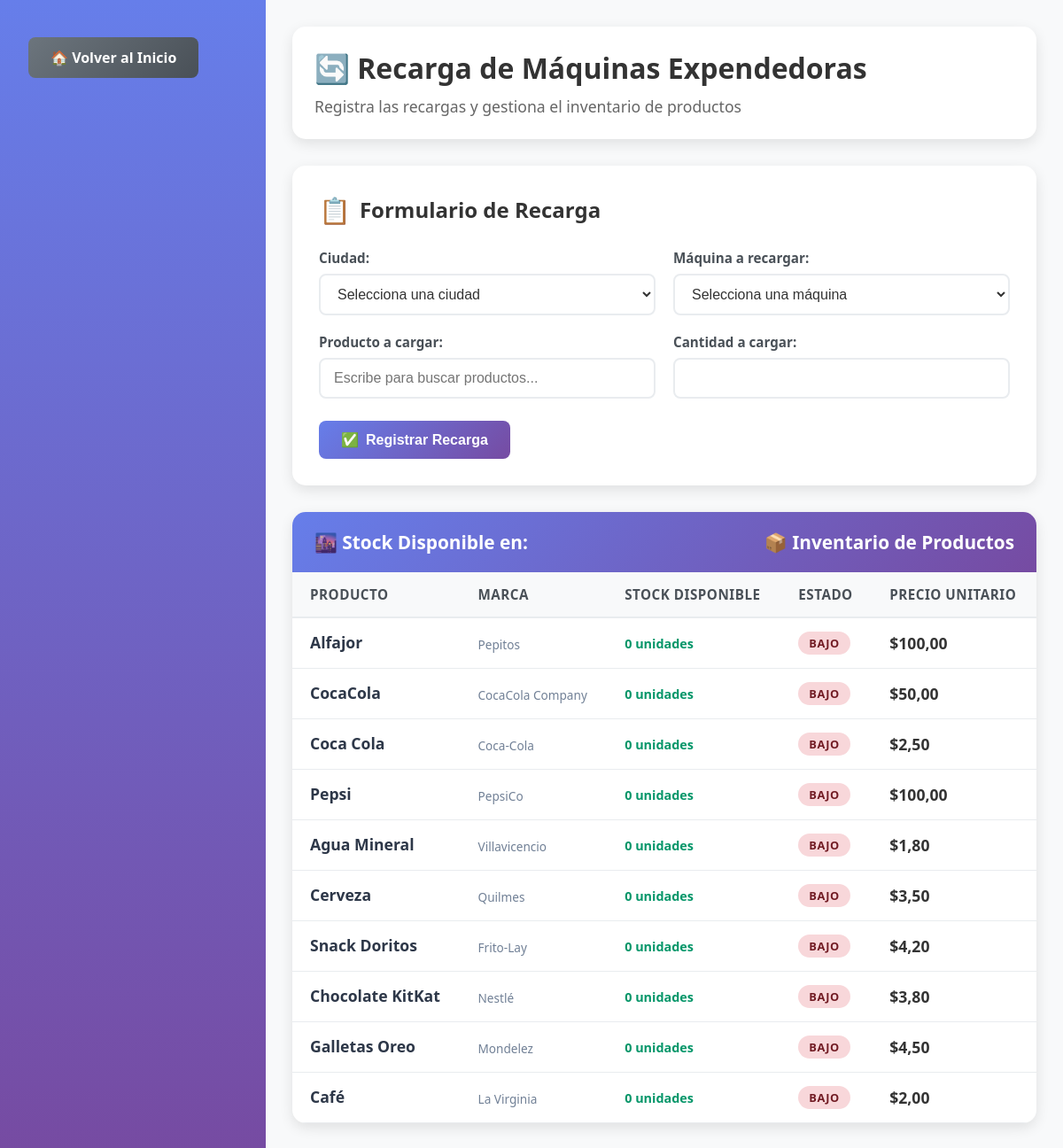
/main/actualizarStock (signed in), run on the app's committed database.
### first/models.py (models this page shows, shortened)
class Producto(models.Model):
    id = models.AutoField(primary_key=True)
    nombre = models.CharField(max_length=200)
    marca = models.CharField(max_length=100)
    precioUnitario = models.DecimalField(max_digits=10, decimal_places=2)

### first/views.py (the view)
    def wrapper(request, *args, **kwargs):
        if not is_authenticated(request):
            return redirect('login')
        return view_func(request, *args, **kwargs)

### first/views.py (called while the page is built, shortened)
def is_authenticated(request):
    return 'user_id' in request.session

def require_auth(view_func):
    def wrapper(request, *args, **kwargs):
        if not is_authenticated(request):
            return redirect('login')
        return view_func(request, *args, **kwargs)
    return wrapper

@require_auth
def actualizarStock(request):
    ciudad_id = request.GET.get('ciudad')
    ciudad = Ciudad.objects.filter(id=ciudad_id).first()
    context = {
        'maquinas': Maquina.objects.all(),
        'productos': Producto.objects.all(),
        'usuarios': Usuario.objects.all(),
        'ciudades': Ciudad.objects.all(),
        'ciudad_seleccionada': int(ciudad_id) if ciudad else None,
        'ciudad': ciudad,  # Agregar la ciudad al contexto
    }
    for producto in context['productos']:
        if ciudad:
            producto.stock = StockCiudad.objects.filter(producto=producto, ciudad=ciudad).first()
        else:
            producto.stock = None
    return render(request, 'actualizarStock.html', context,)

### first/templates/actualizarStock.html (shortened to what this page needs)
{% load static %}
<!DOCTYPE html>
<html lang="es">
<head>
    <link rel="stylesheet" href="{% static 'actualizarStock.css' %}">
</head>
<body>
    <div class="main-container">
        <div class="sidebar">
            <div class="sidebar-header">
                <a href="{% url 'index' %}" class="btn btn-secondary back-home-btn">
                    <span>🏠</span>
                    <span>Volver al Inicio</span>
                </a>
            </div>
        </div>
        <div class="main-content">
            <div class="content-header">
                <h1>🔄 Recarga de Máquinas Expendedoras</h1>
                <p>Registra las recargas y gestiona el inventario de productos</p>
            </div>
            <div class="form-container">
                <div class="form-title">Formulario de Recarga</div>
                <form method="POST">
                    <div class="form-grid">
                        <div class="form-group">
                            <label for="ciudad">Ciudad:</label>
                            <select name="ciudad" id="ciudad" onchange="location.href='?ciudad='+this.value" required>
                                <option value="">Selecciona una ciudad</option>
                            </select>
                        </div>
                        <div class="form-group">
                            <label for="maquina">Máquina a recargar:</label>
                            <select name="maquina" id="maquina" required>
                                <option value="">Selecciona una máquina</option>
                            </select>
                        </div>
                        <div class="form-group">
                            <label for="producto">Producto a cargar:</label>
                            <div class="search-container">
                                <input type="text" id="producto-search" placeholder="Escribe para buscar productos..." autocomplete="off">
                            </div>
                        </div>
                        <div class="form-group">
                            <label for="cantidad">Cantidad a cargar:</label>
                            <input type="number" name="cantidad" id="cantidad" min="1" required>
                        </div>
                    </div>
                    <div class="button-group">
                        <button type="submit" class="btn">
                            <span>✅</span>
                            <span>Registrar Recarga</span>
                        </button>
                    </div>
                </form>
            </div>
            <div class="products-section">
                <div class="products-header">
                    <div class="products-title"  >🌆 Stock Disponible en: {{ ciudad.nombre }}</div>
                    <div>
                        <div class="products-title">📦 Inventario de Productos</div>
                    </div>
                </div>
                {% if productos %}
                    <table class="products-table">
                        <thead>
                            <tr>
                                <th>Producto</th>
                                <th>Marca</th>
                                <th>Stock Disponible</th>
                                <th>Estado</th>
                                <th>Precio Unitario</th>
                            </tr>
                        </thead>
                        <tbody>
                            {% for producto in productos %}
                                <tr>
                                    <td>
                                        <div class="product-name">{{ producto.nombre }}</div>
                                    </td>
                                    <td>
                                        <div class="product-brand">{{ producto.marca }}</div>
                                    </td>
                                    <td>
                                        <div class="stock-amount
                                            {% if producto.stock.cantidadDisponible > 50 %}stock-high
                                            {% elif producto.stock.cantidadDisponible > 20 %}stock-medium
                                            {% else %}stock-low{% endif %}">
                                            {{ producto.stock.cantidadDisponible|default:0 }} unidades
                                        </div>
                                    </td>
                                    <td>
                                        {% if producto.stock.cantidadDisponible > 50 %}
                                            <span class="stock-status status-high">Alto</span>
                                        {% elif producto.stock.cantidadDisponible > 20 %}
                                            <span class="stock-status status-medium">Medio</span>
                                        {% else %}
                                            <span class="stock-status status-low">Bajo</span>
                                        {% endif %}
                                    </td>
                                    <td>
                                        <div class="price">${{ producto.precioUnitario }}</div>
                                    </td>
                                </tr>
                            {% endfor %}
                        </tbody>
                    </table>
                {% else %}
                    <div class="empty-state">
                        <div class="icon">📦</div>
                        <h3>No hay productos disponibles</h3>
                        <p>Agrega productos al sistema para comenzar a gestionar el inventario.</p>
                    </div>
                {% endif %}
            </div>
        </div>
    </div>
</body>
</html>

### first/static/actualizarStock.css (style rules this page uses)
* { margin: 0; padding: 0; box-sizing: border-box; }
body { font-family: 'Segoe UI', Tahoma, Geneva, Verdana, sans-serif; background: linear-gradient(135deg, #667eea 0%, #764ba2 100%); min-height: 100vh; color: #333; }
.main-container { display: flex; min-height: 100vh; }
.sidebar { width: 300px; background: linear-gradient(180deg, #667eea 0%, #764ba2 100%); color: white; padding: 30px 20px; display: flex; flex-direction: column; justify-content: flex-start; align-items: center; text-align: center; bottom: initial; box-shadow: 2px 0 10px rgba(0,0,0,0.1); }
.sidebar-header { width: 100%; display: flex; justify-content: flex-start; position: relative; top: 0; left: 0; padding: 0 0 20px 0; z-index: 10; }
.main-content { flex: 1; padding: 30px; background: #f8f9fa; overflow-y: auto; }
.content-header { background: white; padding: 25px; border-radius: 15px; margin-bottom: 30px; box-shadow: 0 5px 15px rgba(0,0,0,0.1); }
.content-header h1 { color: #333; font-size: 2rem; margin-bottom: 10px; font-weight: 600; }
.content-header p { color: #666; font-size: 1.1rem; }
.form-container { background: white; padding: 30px; border-radius: 15px; margin-bottom: 30px; box-shadow: 0 5px 15px rgba(0,0,0,0.1); }
.form-title { display: flex; align-items: center; margin-bottom: 25px; color: #333; font-size: 1.5rem; font-weight: 600; }
.form-title::before { content: "📋"; margin-right: 10px; font-size: 1.8rem; }
.form-grid { display: grid; grid-template-columns: repeat(auto-fit, minmax(280px, 1fr)); gap: 20px; margin-bottom: 25px; }
.form-group { margin-bottom: 0; }
.form-group label { display: block; margin-bottom: 8px; font-weight: 600; color: #495057; font-size: 0.95rem; }
.form-group select, .form-group input[type="number"] { width: 100%; padding: 12px 15px; border: 2px solid #e9ecef; border-radius: 8px; font-size: 1rem; transition: all 0.3s ease; background: white; color: #333; }
.button-group { display: flex; gap: 15px; flex-wrap: wrap; }
.btn { background: linear-gradient(135deg, #667eea 0%, #764ba2 100%); color: white; padding: 12px 25px; border: none; border-radius: 8px; cursor: pointer; font-size: 1rem; font-weight: 600; transition: all 0.3s ease; text-decoration: none; display: inline-flex; align-items: center; gap: 8px; }
.btn-secondary { background: linear-gradient(135deg, #6c757d 0%, #495057 100%); }
.back-home-btn { position: absolute; top: 12px; left: 12px; z-index: 9999; display: initial; align-items: center; gap: 8px; }
.products-section { background: white; border-radius: 15px; overflow: hidden; box-shadow: 0 5px 15px rgba(0,0,0,0.1); }
.products-header { background: linear-gradient(135deg, #667eea 0%, #764ba2 100%); color: white; padding: 20px 25px; display: flex; justify-content: space-between; align-items: center; }
.products-title { font-size: 1.3rem; font-weight: 600; }
.products-table { width: 100%; border-collapse: collapse; }
.products-table thead { background: #f8f9fa; border-bottom: 2px solid #e9ecef; }
.products-table th { padding: 15px 20px; text-align: left; font-weight: 600; color: #495057; font-size: 0.95rem; text-transform: uppercase; letter-spacing: 0.5px; }
.products-table td { padding: 15px 20px; border-bottom: 1px solid #e9ecef; vertical-align: middle; }
.product-name { font-weight: 600; color: #333; font-size: 1.1rem; }
.product-brand { color: #6c757d; font-size: 0.9rem; margin-top: 3px; }
.stock-amount { font-weight: 600; font-size: 1.1rem; }
.stock-low { color: #dc3545; }
.stock-status { display: inline-block; padding: 4px 12px; border-radius: 20px; font-size: 0.8rem; font-weight: 600; text-transform: uppercase; letter-spacing: 0.5px; }
.status-low { background: #f8d7da; color: #721c24; }
.price { font-weight: 600; color: #333; font-size: 1.1rem; }
.search-container { position: relative; width: 100%; }
#producto-search { width: 100%; padding: 12px 15px; border: 2px solid #e9ecef; border-radius: 8px; font-size: 1rem; transition: all 0.3s ease; background: white; color: #333; }
.product-name { font-weight: 600; color: #2d3748; margin-bottom: 2px; }
.product-brand { font-size: 0.85rem; color: #718096; }
.stock-amount { font-weight: 600; color: #059669; font-size: 0.9rem; }
.form-container, .products-section { animation: fadeIn 0.5s ease-out; }

### data on the page
Producto: nombre "Alfajor", marca "Pepitos", stock.cantidadDisponible "0", shows "BAJO", precioUnitario "100,00"
Producto: nombre "CocaCola", marca "CocaCola Company", stock.cantidadDisponible "0", shows "BAJO", precioUnitario "50,00"
Producto: nombre "Coca Cola", marca "Coca-Cola", stock.cantidadDisponible "0", shows "BAJO", precioUnitario "2,50"
Producto: nombre "Pepsi", marca "PepsiCo", stock.cantidadDisponible "0", shows "BAJO", precioUnitario "100,00"
Producto: nombre "Agua Mineral", marca "Villavicencio", stock.cantidadDisponible "0", shows "BAJO", precioUnitario "1,80"
Producto: nombre "Cerveza", marca "Quilmes", stock.cantidadDisponible "0", shows "BAJO", precioUnitario "3,50"
Producto: nombre "Snack Doritos", marca "Frito-Lay", stock.cantidadDisponible "0", shows "BAJO", precioUnitario "4,20"
Producto: nombre "Chocolate KitKat", marca "Nestlé", stock.cantidadDisponible "0", shows "BAJO", precioUnitario "3,80"
Producto: nombre "Galletas Oreo", marca "Mondelez", stock.cantidadDisponible "0", shows "BAJO", precioUnitario "4,50"
Producto: nombre "Café", marca "La Virginia", stock.cantidadDisponible "0", shows "BAJO", precioUnitario "2,00"
